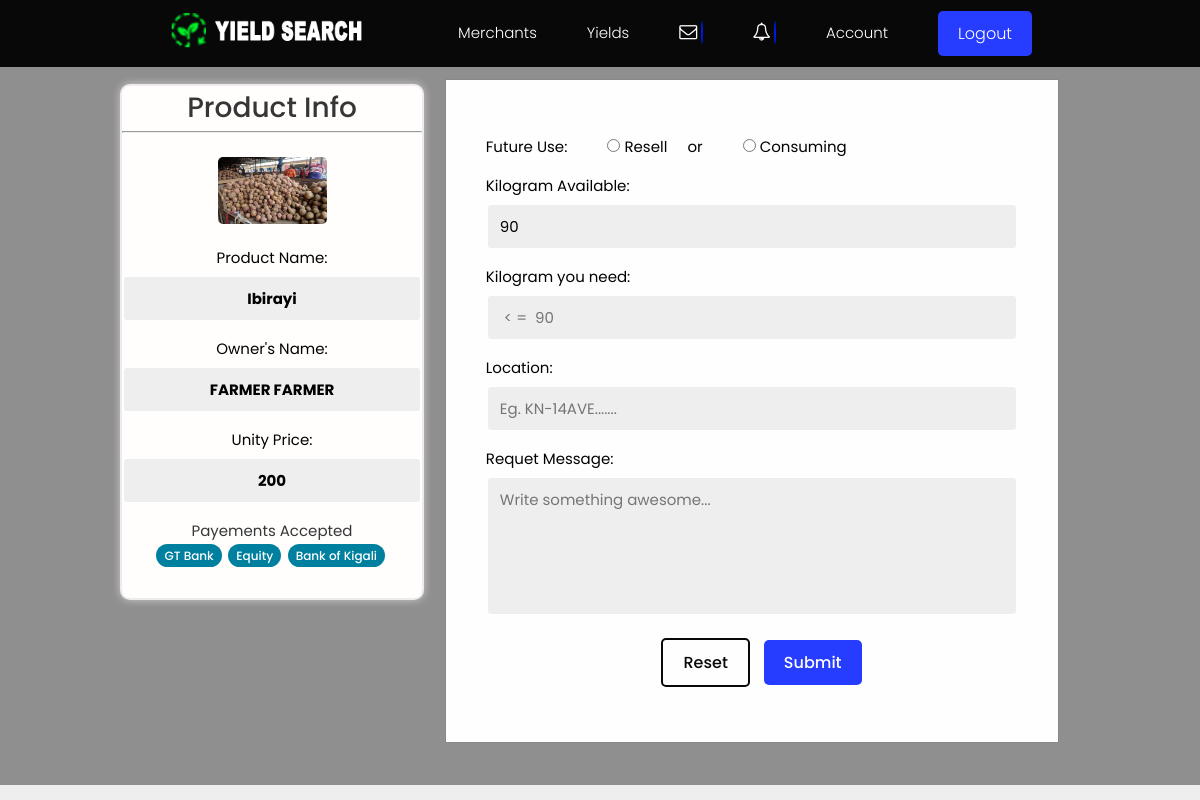
Page /products/checkout-product/b98c0e063a014c78bda537adc0f1d3c4/ (signed in) on the committed database.
### products/models.py (models this page shows, shortened)
class Product(models.Model):
    owner = models.ForeignKey(Profile, null=True, blank=True, on_delete=models.CASCADE, related_name='owner')
    name = models.ForeignKey('SingleProduct', default=uuid.uuid4, on_delete=models.CASCADE, null=True, related_name = 'product')
    description = models.TextField(null=True, blank=True)
    featured_image = models.ImageField(null=True, blank=True, default="default.jpg")
    quantity = models.PositiveIntegerField(null=True, blank=True, default=0)
    location = models.CharField(max_length=100, null=True, blank=True)
    payments = models.ManyToManyField('Payment', blank=True, default="In Hand")
    instock = models.BooleanField(blank=True, null=True, default=True)
    vote_total = models.IntegerField(default=0, null=True, blank=True)
    vote_ratio = models.IntegerField(default=0, null=True, blank=True)
    updated = models.DateTimeField(auto_now=True)
    created = models.DateTimeField(auto_now_add=True)
    id = models.UUIDField(default=uuid.uuid4, unique=True,primary_key=True, editable=True)
    class Meta:
        ordering = ['-vote_ratio', '-vote_total', '-created']
    @property
    def imageURL(self):
        try:
            url = self.featured_image.url
        except:
            url = ''
        return url

class SingleProduct(models.Model):
    name = models.CharField(max_length=200, null=True, blank=True, default="Ibirayi")
    price = models.PositiveIntegerField(null=True, blank=True, default=0)
    unity = models.CharField(max_length=200, null=True, blank=True, default="Kilogram")
    created = models.DateTimeField(auto_now_add=True)
    updated = models.DateTimeField(auto_now=True)
    id = models.UUIDField(default=uuid.uuid4, unique=True,
                          primary_key=True, editable=False)
    class Meta:
        verbose_name_plural = "Category"

class Payment(models.Model):
    name = models.CharField(max_length=200)
    created = models.DateTimeField(auto_now_add=True)
    id = models.UUIDField(default=uuid.uuid4, unique=True,
                          primary_key=True, editable=False)
    def __str__(self):
        return self.name

### users/models.py (models this page shows, shortened)
class Profile(models.Model):
    user = models.OneToOneField(
        User, on_delete=models.CASCADE, null=True, blank=True, related_name="profile")
    name = models.CharField(max_length=200, blank=True, null=True)
    email = models.EmailField(max_length=500, blank=True, null=True)
    username = models.CharField(max_length=200, blank=True, null=True)
    born = models.DateField(max_length=200, null=True, verbose_name="Date of Birth")
    username = models.CharField(max_length=200, blank=True, null=True)
    location = models.CharField(max_length=200, blank=True, null=True)
    nid = models.PositiveIntegerField(max_length=16, blank=True, null=True)
    bio = models.TextField(blank=True, null=True)
    profile_image = models.ImageField(
        null=True, blank=True, upload_to='profiles/', default="profiles/user-default.png")
    account = models.CharField(max_length=200, blank=True, null=True)
    phone1 = models.CharField(blank=True,  max_length=13,  null=True, help_text='Example +2507XXXXXXXXXXX')
    phone2 = models.CharField(blank=True,  max_length=13, null=True, help_text='Example +2507XXXXXXXXXXX')
    created = models.DateTimeField(auto_now_add=True)
    updated = models.DateTimeField(auto_now=True)
    id = models.UUIDField(default=uuid.uuid4, unique=True,
                          primary_key=True, editable=False)
    class Meta:
        ordering = ['created']

### products/views.py (the view)
# urls.py: path('checkout-product/<str:pk>/', views.checkOutProduct, name="checkout-product"),
@login_required(login_url="login")
def checkOutProduct(request, pk):
    if request.user.is_staff:
        return redirect('adminlog')
    if request.user.is_authenticated:
        check = request.user.profile
        if check.bio == None:
            messages.info(request, "Complete profile first!")
            return redirect('account')
        else:
            pass
    else:
        pass
    product = Product.objects.get(id=pk)
    profile = request.user.profile
    if product.owner == profile:
        messages.info(request, 'You can not buy your own product')
        return redirect('account')
    context = {'product': product}
    return render(request, 'products/checkout.html', context)

### products/templates/products/checkout.html (shortened to what this page needs)
{% extends 'main.html' %}
{% block content %}
<main class="settingsPage profile my-md opacBg">
  <div class="container ">
    <div class="layout">
      <div class="column column--1of3">
        <div class="card text-center info">
            <h4> Product Info</h4>
            <hr>
            <br>
           <img id="myModalImg" style="max-width:109px" alt="{{product.name.name}}" class="singleProject__preview"  src="{{ product.imageURL }}" alt="portfolio thumbnail" />
                        <div class="form__field">
                        <label for="formInput#text">Product Name: </label>
                        <input
                            class="input input--text"
                            id="formInput#text"
                            type="text"
                            name="text"
                            value = "{{product.name.name}}"
                            placeholder="Enter your full name" readonly
                        />
                        </div>
                        <div class="form__field">
                        <label for="formInput#text">Owner's Name: </label>
                        <input
                            class="input input--text"
                            id="formInput#text"
                            type="text"
                            name="text"
                            value = "{{product.owner.name}}" readonly
                        />
                        </div>
                        <div class="form__field">
                        <label for="formInput#text"> Unity Price: </label>
                        <input
                            class="input input--text"
                            id="formInput#text"
                            type="text"
                            name="text"
                            value = "{{product.name.price}}" readonly
                        />
                        </div>
                     <label for="formInput#text"> Payements Accepted </label><br>
                    {% for payment in product.payments.all|slice:'3' %}
                    <span class="tag tag--pill tag--main">
                        <small>{{payment}}</small>
                    </span>
                    {% endfor %}<br><br>
        </div>
      </div>
      <div class="column column--2of3 modal-contentForm">
                    <form action="{% url 'process-order' product.owner.id %}" class="form" method="POST">
                        <div class="form__field">
                            <label for="formInput#text"> Future Use:
                                &nbsp;&nbsp;&nbsp;&nbsp;&nbsp;&nbsp;&nbsp;&nbsp;
                                <input type="radio" class="radio" name="choice" value="Resell" required> Resell
                                &nbsp;&nbsp;&nbsp;&nbsp;or &nbsp;&nbsp;&nbsp;&nbsp;&nbsp;&nbsp;&nbsp;&nbsp;
                                <input type="radio" class="radio" name="choice" value="Consuming" required> Consuming
                            </label>
                        <div class="form__field">
                             <label for="formInput#text"> {{product.name.unity}} Available: </label>
                        <input class="input input--text" id="formInput#text"
                            type="number" name="TotalQuantity"
                            value = "{{product.quantity}}"  readonly
                        />
                        </div>
                        <div class="form__field">
                        <label for="formInput#text">  {{product.name.unity}} you need: </label>
                        <input
                            class="input input--text"
                            id="number-field"
                            placeholder = " < =  {{product.quantity}}"
                            type="number" required
                            name="quantityNeeded"
                            value = ""
                        />
                        </div>
                        <div class="form__field">
                        <label for="formInput#text"> Location: </label>
                        <input
                            class="input input--text" required
                            id="formInput#text" placeholder="Eg. KN-14AVE......."
                            type="text"
                            name="location"
                            value = ""
                        />
                        </div>
                        <div class="form__field">
                        <label for="formInput#textarea">Requet Message: </label>
                        <textarea
                            class="input input--textarea"
                            name="reason"
                            id="formInput#textarea"
                            placeholder="Write something awesome..."
                        ></textarea>
                        </div>
                        <div class="form__field form__field--action center">
                            <input class="btn btn--sub--outline" type="reset" value="Reset" />
                            <input class="btn btn--sub" type="submit" value="Submit" />
                        </div>
                        </form>
      </div>
    </div>
  </div>
</main>
{% endblock %}

### static/styles/app.css (style rules this page uses)
:root { --color-sub: #080809; }
.btn--sub { background-color: var(--color-sub-light); }
.card { border: 2px solid var(--color-light); }
img { width: 100%; }
.tag { padding: 0.2rem 0.8rem; }

### static/styles/main.css (style rules this page uses)
body { font-size: 1.5rem; }
p, span, strong { font-size: 1.6rem; color: var(--color-text); font-weight: var(--font-regular); }
.my-md { margin: 1rem auto; }
:root { --color-text: #373636; --color-success: #000; --color-sub-light:#0018e3; }
.btn { background-color: #263cff; }
.card { border:2px solid #efebeb; box-shadow: 0px 0px 9px #ccc; }
.form__label, .form__field > label { display: block; margin-bottom: 0.5rem; color: #000; }
input, select, textarea { color: #000; }
textarea { resize: none; height: 10rem; }
.center { margin-left: 33%; }
.modal-contentForm { background-color: #fefefe; margin: auto; overflow: auto; width: 50%; padding: 4rem; border: 1px solid #888; }
.opacBg { margin: 0; padding: 1.2rem 0; background-color: rgba(0,0,0,0.4); }
.info input.input[type='text'] { padding-left: auto; text-align: center; padding-right: auto; cursor:auto; color: #000; font-weight: bold; width: 300px; max-width: 100%; }
#myModalImg { border-radius: 5px; cursor: pointer; transition: 0.3s; }
.radio { padding-left: 1.3rem; }

### static/uikit/styles/modules/_variables.css (style rules this page uses)
:root { --color-main: #fff; --color-main-light: #00809f; --color-sub: #3f4156; --color-sub-light: #434eab; --color-sub-lighter: #ededfd; --color-text: #737373; --color-gray: #8b8b8b; --color-light: #fff; --color-light-gray: #767676; --color-bg: #efeeee; --color-white: #fffefd; --color-white-light: #f3f3f3; --color-success: #359e64; --color-success-bg: #def8e8; --color-error: #fc4b0b; --color-error-bg: #fff2ee; --font-base: "Poppins", arial, helvetica, "Segoe UI", roboto, ubuntu, sans-serif; --font-monospace: "Fira Code", "Courier New", courier, monospace; --font-regular: 300; --font-medium: 500; --font-bold: 700; --generic-shadow: 1px 1px 5px #00000010; --generic-transition: all 0.3s ease-in-out; }

### static/uikit/styles/modules/_base.css (style rules this page uses)
* { margin: 0; padding: 0; box-sizing: border-box; text-rendering: optimizeLegibility; color: inherit; font-size: inherit; }
html { font-size: 50%; }
@media only screen and (min-width: 480px) { html { font-size: 56.25%; } }
@media only screen and (min-width: 1200px) { html { font-size: 62.5%; } }
body { line-height: 1.6; font-weight: 400; font-size: 1.5rem; color: var(--color-text); background-color: var(--color-bg); min-height: 100vh; }

### static/uikit/styles/modules/_typography.css (style rules this page uses)
* { font-family: var(--font-base); }
h4 { font-size: 2.8rem; font-weight: var(--font-medium); }
p, span, strong { font-size: 1.6rem; color: var(--color-text); font-weight: var(--font-regular); }

### static/uikit/styles/modules/_utilities.css (style rules this page uses)
.container { width: 92%; max-width: 165rem; margin: 0 auto; box-sizing: border-box; }
@media screen and (min-width: 1000px) { .container { width: 90%; } }
@media screen and (min-width: 1200px) { .container { width: 80%; } }
.text-center { text-align: center; }
.my-md { margin: 3rem auto; }

### static/uikit/styles/modules/_button.css (style rules this page uses)
.btn { display: inline-block; position: relative; cursor: pointer; background-color: var(--color-light); font-weight: var(--font-medium); color: var(--color-sub); text-decoration: none; padding: 1rem 2rem; border-radius: 0.5rem; border: none; width: -webkit-fit-content; width: -moz-fit-content; width: fit-content; height: -webkit-fit-content; height: -moz-fit-content; height: fit-content; font-size: 1.6rem; outline-width: 0; outline-color: transparent; -webkit-backface-visibility: hidden; backface-visibility: hidden; transition: all 0.3s ease-in-out; }
.btn--sub { background-color: var(--color-sub); color: var(--color-white); }
.btn.btn--sub--outline { background-color: transparent; color: var(--color-sub); border: 2px solid var(--color-sub); }

### static/uikit/styles/modules/_card.css (style rules this page uses)
.card { border-radius: 1rem; background-color: var(--color-white); border: 1.5px solid var(--color-light); width: auto; height: auto; margin-top: 0.5rem; margin-bottom: 0.5rem; overflow: hidden; }

### static/uikit/styles/modules/_tag.css (style rules this page uses)
.tag { display: inline-flex; align-items: center; background-color: var(--color-sub); height: -webkit-fit-content; height: -moz-fit-content; height: fit-content; width: -webkit-fit-content; width: -moz-fit-content; width: fit-content; border-radius: 0.5rem; padding: 0.5rem 1.5rem; font-size: 1.2rem; cursor: pointer; }
.tag:not(:last-child) { margin-right: 0.25rem; margin-bottom: 0.75rem; }
.tag > small { color: var(--color-white); }
.tag--pill { border-radius: 5rem; }
.tag--main, .tag--main > small { background: var(--color-main-light); color: var(--color-main); font-weight: 500; }

### rows in the picture
Product: imageURL (picture), text "Ibirayi", text "FARMER FARMER", text "200", name.unity "Kilogram", TotalQuantity "90", quantityNeeded "< = 90"
Payment: name "GT Bank"
Payment: name "Equity"
Payment: name "Bank of Kigali"
